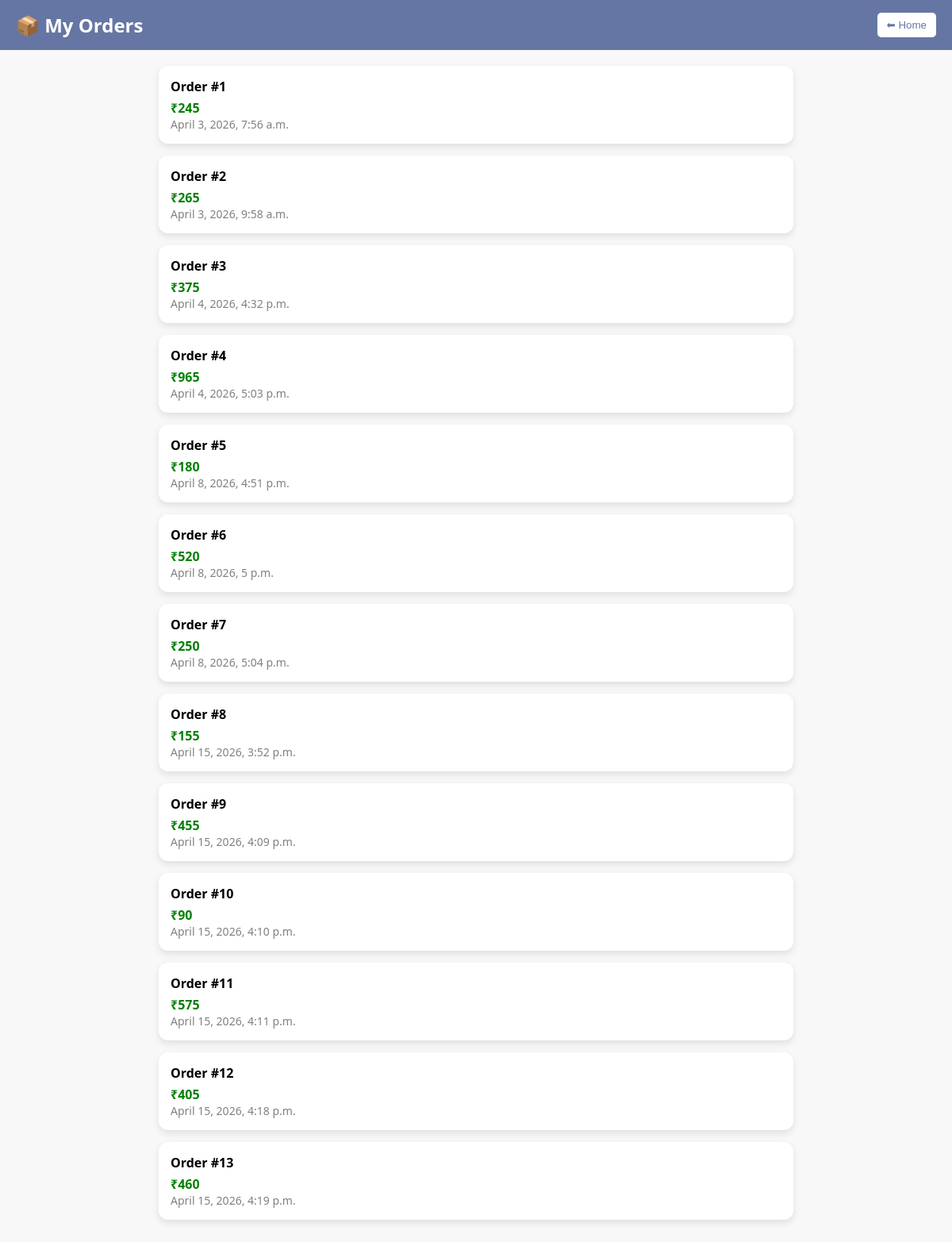
Screenshot of /orders/ (signed in) with the database file from the repository.
### main/models.py (models this page shows)
class Order(models.Model):
    user = models.ForeignKey(User, on_delete=models.CASCADE)
    total = models.IntegerField()
    created_at = models.DateTimeField(auto_now_add=True)

### main/views.py (the view)
# urls.py: path('orders/', views.orders, name='orders'),
def orders(request):
    user_orders = Order.objects.filter(user=request.user)
    return render(request, 'orders.html', {'orders': user_orders})

### main/templates/orders.html (shortened to what this page needs)
<!DOCTYPE html>
<html>
<head>
</head>
<body>
<div class="header">
    <h2>📦 My Orders</h2>
    <a href="/"><button class="btn">⬅ Home</button></a>
</div>
<div class="container">
{% if orders %}
    {% for order in orders %}
    <div class="card">
        <div class="order-id">Order #{{ forloop.counter }}</div>
        <div class="price">₹{{ order.total }}</div>
        <div class="date">{{ order.created_at }}</div>
    </div>
    {% endfor %}
{% else %}
    <div class="empty">
        No orders yet 😢<br><br>
        <a href="/"><button class="btn">Start Ordering 🍔</button></a>
    </div>
{% endif %}
</div>
</body>
</html>

### main/templates/orders.html (style rules this page uses)
body { font-family: 'Segoe UI', sans-serif; margin: 0; background: #f8f8f8; }
.header { background:#6676a4; color: white; padding: 15px 20px; display: flex; justify-content: space-between; align-items: center; }
.header h2 { margin: 0; }
.btn { background: white; color: #6676a4; border: none; padding: 8px 12px; border-radius: 5px; cursor: pointer; }
.container { max-width: 800px; margin: auto; padding: 20px; }
.card { background: white; padding: 15px; margin-bottom: 15px; border-radius: 12px; box-shadow: 0 4px 10px rgba(0,0,0,0.1); }
.order-id { font-weight: bold; margin-bottom: 5px; }
.price { color: green; font-weight: bold; }
.date { color: gray; font-size: 14px; }

### rows the page displays
Order: total "245", created_at "April 3, 2026, 7:56 a.m."
Order: total "265", created_at "April 3, 2026, 9:58 a.m."
Order: total "375", created_at "April 4, 2026, 4:32 p.m."
Order: total "965", created_at "April 4, 2026, 5:03 p.m."
Order: total "180", created_at "April 8, 2026, 4:51 p.m."
Order: total "520", created_at "April 8, 2026, 5 p.m."
Order: total "250", created_at "April 8, 2026, 5:04 p.m."
Order: total "155", created_at "April 15, 2026, 3:52 p.m."
Order: total "455", created_at "April 15, 2026, 4:09 p.m."
Order: total "90", created_at "April 15, 2026, 4:10 p.m."
Order: total "575", created_at "April 15, 2026, 4:11 p.m."
Order: total "405", created_at "April 15, 2026, 4:18 p.m."
Order: total "460", created_at "April 15, 2026, 4:19 p.m."
